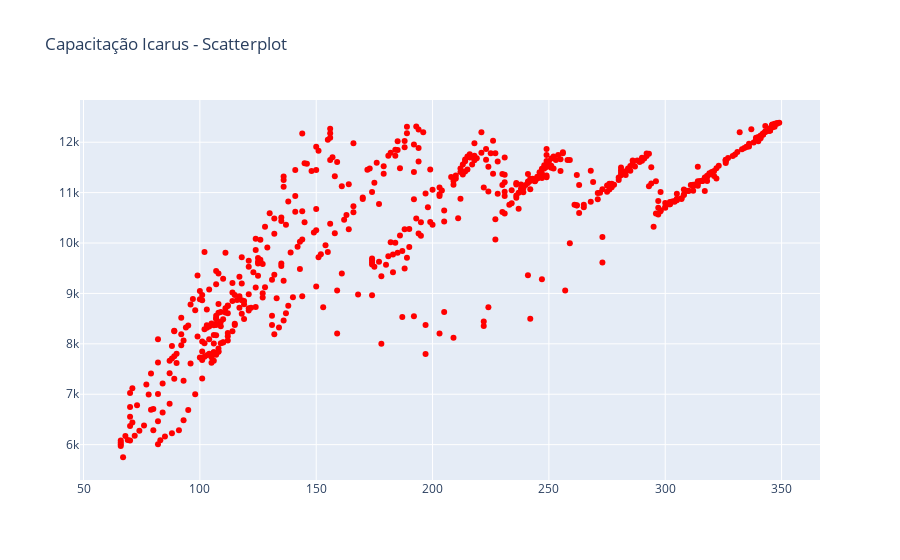

Notebook code cell kept with this figure:
### Code cell
fig = go.Figure(data=[go.Scatter(
    x=saiTel["Speed"],
    y = saiTel["RPM"], 
    mode = 'markers',
    marker=dict(color='red'),  
)])

fig.update_layout(
    title='Capacitação Icarus - Scatterplot',
)

fig.show()

### Figure 1 — Plotly figure (JSON) as saved in the notebook; plotly's stock layout.template omitted (floating-point values rounded to 4 significant figures; data arrays with more than 128 entries replaced by an {"elided": "..."} marker saying what was removed)
{"data": [{"marker": {"color": "red"}, "mode": "markers", "type": "scatter", "x": {"elided": "587 int values"}, "y": {"elided": "587 int values"}}], "layout": {"title": {"text": "Capacitação Icarus - Scatterplot"}}}
